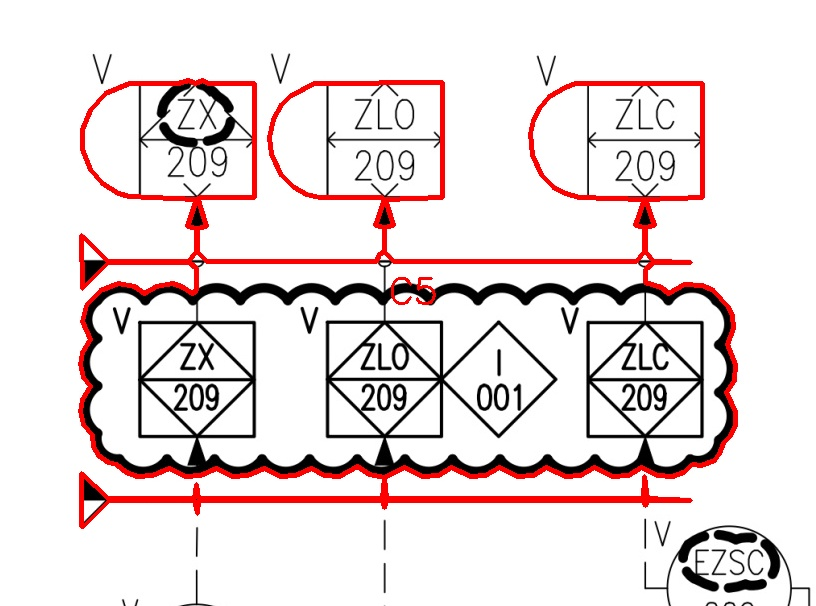
#> input picture step2c_cloud_editor/test_c5_crop_8000.jpg, 816 x 606 px
$ python stage_visualizer.py --image ../step2c_cloud_editor/test_c5_crop_8000.jpg
#> lines starting #> are read from the running program, lines starting #| are printed output that depends on the picture; after the words box and inside, x2 and y2 are one past the last pixel; in counts of white or black regions, pixels touching at a corner belong together
#> (reads output2/step5a_candidates.json from the repository)
#!/usr/bin/env python3
"""
stage_visualizer.py — Per-stage annotated images + hand-off JSON
================================================================
CDCI P&ID Pipeline — visual artefacts for the review UI.

For each stage we emit TWO images plus the JSON the next step consumes:

  Stage 5A  detection       → 5a_detection.jpg          (every detected tag)
  Stage SOW detect          → sow_detected.jpg          (colour by SOW status)
            filter applied   → sow_filtered.jpg          (DO-NOT-USE removed)
  Stage DUP detect          → dup_detected.jpg          (duplicates flagged,
                                                          NOT removed — links
                                                          each dup to its primary)
            filter applied   → dup_filtered.jpg          (primaries only)

The "detected" image always shows everything, colour-coded. The "filtered"
image is what the user sees after clicking the filter button. JSON artefacts
mirror each image so the next stage / UI can drive off data, not pixels.

Usage
-----
  python stages/stage_visualizer.py \
      --candidates output/step5a_candidates.json \
      --deduped    output/step5d_deduped.json \
      --sow        output/sow_symbol_memory.json \
      --image      input_drawing.jpg \
      --out        output/stages/
"""
import argparse
import json
import re
from pathlib import Path

import cv2

# ── Colours (BGR) ──────────────────────────────────────────────────────────────
C_PLAIN     = (0, 150, 0)        # generic detection — green
C_IN_SCOPE  = (0, 170, 0)        # SOW IN_SCOPE      — green
C_OUT_SCOPE = (0, 0, 230)        # SOW OUT_OF_SCOPE  — red
C_UNSPEC    = (150, 150, 150)    # SOW UNSPECIFIED   — grey
C_PRIMARY   = (0, 170, 0)        # dedup PRIMARY     — green
C_DUP       = (200, 0, 200)      # dedup DUPLICATE   — magenta
C_LINK      = (255, 180, 0)      # link dup → primary

OVERVIEW_W = 2600


# ═══════════════════════════════════════════════════════════════════════════════
# SOW classification (mirrors step5a_candidate_extraction.apply_sow_filter)
# ═══════════════════════════════════════════════════════════════════════════════

def apply_sow_filter(symbol_name: str, sow_memory: dict) -> str:
    """Return IN_SCOPE | OUT_OF_SCOPE | UNSPECIFIED for a symbol name."""
    if not sow_memory:
        return "UNSPECIFIED"
    blocked = {n.upper() for n in sow_memory.get("blocked_names", [])}
    allowed = {n.upper() for n in sow_memory.get("allowed_names", [])}
    sym = re.sub(r'\s+', ' ', (symbol_name or "").strip().upper())
    if not sym:
        return "UNSPECIFIED"
    if sym in blocked:
        return "OUT_OF_SCOPE"
    if sym in allowed:
        return "IN_SCOPE"
    q = set(sym.split())
    for names, status in [(blocked, "OUT_OF_SCOPE"), (allowed, "IN_SCOPE")]:
        for name in names:
            nw = set(name.split())
            if nw and len(q & nw) / max(len(q), len(nw), 1) >= 0.6:
                return status
    return "UNSPECIFIED"


# ═══════════════════════════════════════════════════════════════════════════════
# Drawing helpers
# ═══════════════════════════════════════════════════════════════════════════════

def _box(c: dict) -> dict:
    return c.get("tag_bbox") or c.get("symbol_bbox") or {}


def _center(b: dict):
    return (int((b.get("x1", 0) + b.get("x2", 0)) / 2),
            int((b.get("y1", 0) + b.get("y2", 0)) / 2))


def _legend(img, items, W):
    """Draw a legend panel top-left. items = [(label, color), ...]."""
    pad, lh, sw = 18, 46, 60
    panel_w = 760
    panel_h = pad * 2 + lh * len(items)
    cv2.rectangle(img, (0, 0), (panel_w, panel_h), (255, 255, 255), -1)
    cv2.rectangle(img, (0, 0), (panel_w, panel_h), (0, 0, 0), 2)
    y = pad
    for label, color in items:
        cv2.rectangle(img, (pad, y + 6), (pad + sw, y + lh - 10), color, -1)
        cv2.putText(img, label, (pad + sw + 16, y + lh - 16),
                    cv2.FONT_HERSHEY_SIMPLEX, 0.9, (0, 0, 0), 2)
        y += lh


def render(image_path, candidates, color_fn, out_stub, legend_items,
           links=None, title=""):
    """Draw boxes (colour from color_fn) + optional dup→primary links, save
    full-res and a downscaled overview. Returns (fullres_path, overview_path)."""
#> called with out_stub = 'output/stages/5a_detection', title = '5A detection'
    img = cv2.imread(image_path)
#> img is the input picture: shape (606, 816, 3); mean B, G, R 223, 223, 234.4
    H, W = img.shape[:2]
#> H = 606; W = 816

    if links:
        for (ca, cb) in links:
            cv2.line(img, _center(_box(ca)), _center(_box(cb)), C_LINK, 2)

    drawn = 0
    for c in candidates:
        b = _box(c)
        x1, y1, x2, y2 = b.get("x1", 0), b.get("y1", 0), b.get("x2", 0), b.get("y2", 0)
        if x2 <= x1 or y2 <= y1:
            continue
        col = color_fn(c)
        if col is None:
            continue
        cv2.rectangle(img, (x1, y1), (x2, y2), col, 4)
        cv2.putText(img, str(c.get("tag_text", ""))[:16], (x1, max(y1 - 8, 14)),
                    cv2.FONT_HERSHEY_SIMPLEX, 1.0, col, 3)
        drawn += 1
#> img: shape (606, 816, 3); 10.26% of pixels changed, all inside (x1, y1, x2, y2) = (274, 38, 816, 606)
#> after the loop, drawn = 189

    _legend(img, legend_items + [(f"{title}: {drawn} shown", (0, 0, 0))], W)
#> after the loop in _legend, `for label, color in items:`:
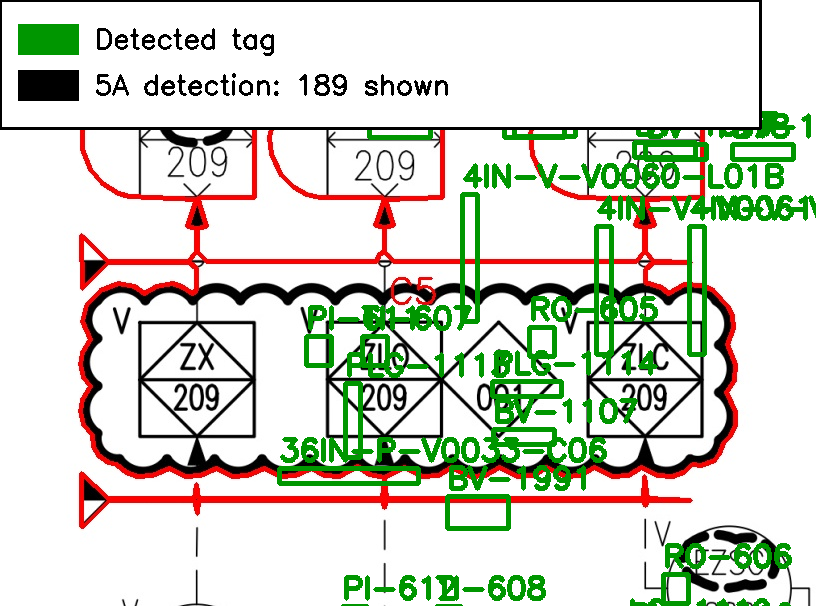
#> img: shape (606, 816, 3); mean B, G, R 202.8, 215.3, 211.9
#> after the loop in _legend, `for label, color in items:`: y = 110

    full = f"{out_stub}.jpg"
    cv2.imwrite(full, img, [cv2.IMWRITE_JPEG_QUALITY, 88])
    s = OVERVIEW_W / W
#> s = 3.19
    ov = cv2.resize(img, (OVERVIEW_W, int(H * s)))
    overview = f"{out_stub}_overview.jpg"
    cv2.imwrite(overview, ov, [cv2.IMWRITE_JPEG_QUALITY, 90])
    return full, overview, drawn


# ═══════════════════════════════════════════════════════════════════════════════
# Main
# ═══════════════════════════════════════════════════════════════════════════════

def main():
    ap = argparse.ArgumentParser(description="Per-stage annotated images + JSON")
    ap.add_argument("--candidates", default="output/step5a_candidates.json")
    ap.add_argument("--deduped",    default="output/step5d_deduped.json")
    ap.add_argument("--sow",        default="output/sow_symbol_memory.json")
    ap.add_argument("--image",      default="input_drawing.jpg")
    ap.add_argument("--out",        default="output/stages")
    args = ap.parse_args()

    out = Path(args.out)
    out.mkdir(parents=True, exist_ok=True)

    candidates = json.load(open(args.candidates)).get("candidates", [])
    sow_mem = json.load(open(args.sow)) if Path(args.sow).exists() else {}
    manifest = {"stages": []}

    # ── Stage 5A — detection ──────────────────────────────────────────────────
    f, o, n = render(args.image, candidates, lambda c: C_PLAIN,
                     str(out / "5a_detection"),
                     [("Detected tag", C_PLAIN)], title="5A detection")
#> f = 'output/stages/5a_detection.jpg'; o = 'output/stages/5a_detection_overview.jpg'; n = 189
    manifest["stages"].append({"stage": "5A_detection", "image": f,
                               "overview": o, "count": n,
                               "json": args.candidates})
    print(f"[5A]  detection           {n:4d} tags  → {f}")
#| [5A]  detection            189 tags  → output/stages/5a_detection.jpg

    # ── Stage SOW — classify, detect, filter ──────────────────────────────────
    sow_counts = {"IN_SCOPE": 0, "OUT_OF_SCOPE": 0, "UNSPECIFIED": 0}
    for c in candidates:
        st = apply_sow_filter(c.get("symbol_name", ""), sow_mem)
        c["sow_status"] = st
        sow_counts[st] += 1

    sow_json = str(out / "sow_candidates.json")
    json.dump({"sow_summary": sow_counts, "candidates": candidates},
              open(sow_json, "w"), indent=2)

    def sow_color(c):
        return {"IN_SCOPE": C_IN_SCOPE, "OUT_OF_SCOPE": C_OUT_SCOPE,
                "UNSPECIFIED": C_UNSPEC}[c["sow_status"]]

    f, o, n = render(args.image, candidates, sow_color,
                     str(out / "sow_detected"),
                     [("In scope (USE)", C_IN_SCOPE),
                      ("Out of scope (DO NOT USE)", C_OUT_SCOPE),
                      ("Unspecified", C_UNSPEC)], title="SOW detected")
#> call 2 of render, with out_stub = 'output/stages/sow_detected', title = 'SOW detected'
#> after the loop in render (call 2), `for c in candidates:`:
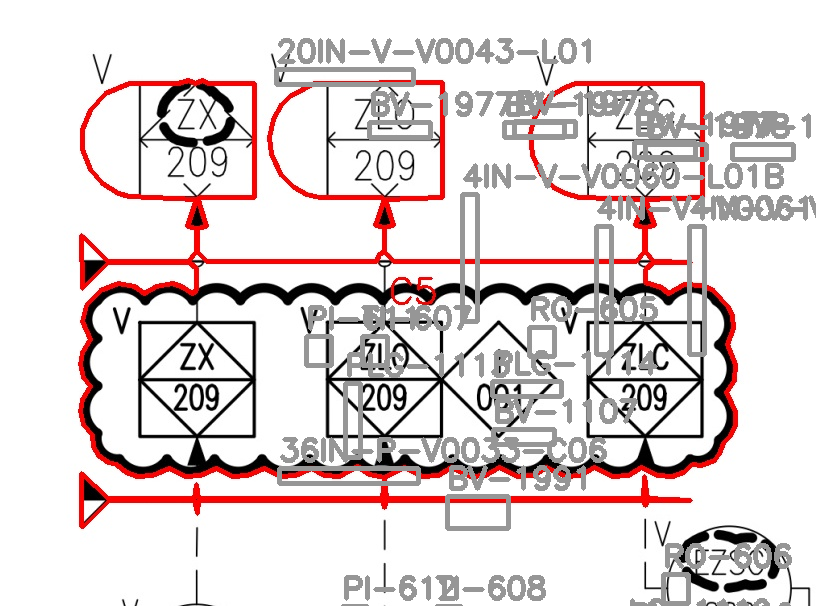
#> img: shape (606, 816, 3); 10.25% of pixels changed, all inside (x1, y1, x2, y2) = (274, 38, 816, 606)
#> call 2 of _legend, with W = 816
#> after the loop in _legend (call 2), `for label, color in items:`:
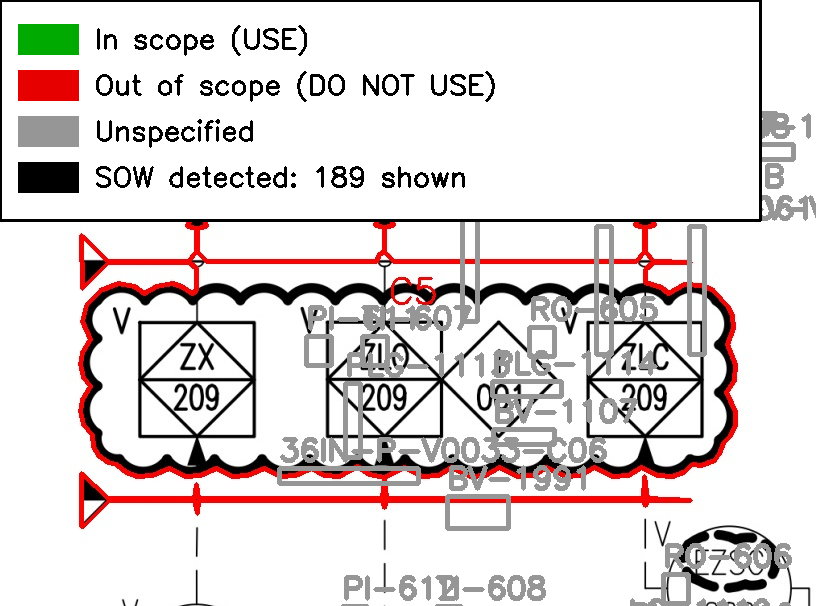
#> img: shape (606, 816, 3); mean B, G, R 216.5, 217.2, 224.5
#> after the loop in _legend (call 2), `for label, color in items:`: y = 202
#> f = 'output/stages/sow_detected.jpg'; o = 'output/stages/sow_detected_overview.jpg'
    manifest["stages"].append({"stage": "SOW_detected", "image": f, "overview": o,
                               "count": n, "json": sow_json,
                               "summary": sow_counts})
    print(f"[SOW] detected            {n:4d} tags  "
          f"(IN={sow_counts['IN_SCOPE']} OUT={sow_counts['OUT_OF_SCOPE']} "
          f"UNSPEC={sow_counts['UNSPECIFIED']})  → {f}")
#| [SOW] detected             189 tags  (IN=0 OUT=0 UNSPEC=189)  → output/stages/sow_detected.jpg

    # filter = drop OUT_OF_SCOPE (the DO-NOT-USE symbols); keep the rest
    kept = [c for c in candidates if c["sow_status"] != "OUT_OF_SCOPE"]
    sow_filt_json = str(out / "sow_filtered_candidates.json")
    json.dump({"removed_out_of_scope": sow_counts["OUT_OF_SCOPE"],
               "kept": len(kept), "candidates": kept},
              open(sow_filt_json, "w"), indent=2)
    f, o, n = render(args.image, kept, sow_color, str(out / "sow_filtered"),
                     [("In scope (USE)", C_IN_SCOPE), ("Unspecified", C_UNSPEC)],
                     title="SOW filtered")
#> call 3 of _legend, with W = 816
#> after the loop in _legend (call 3), `for label, color in items:`:
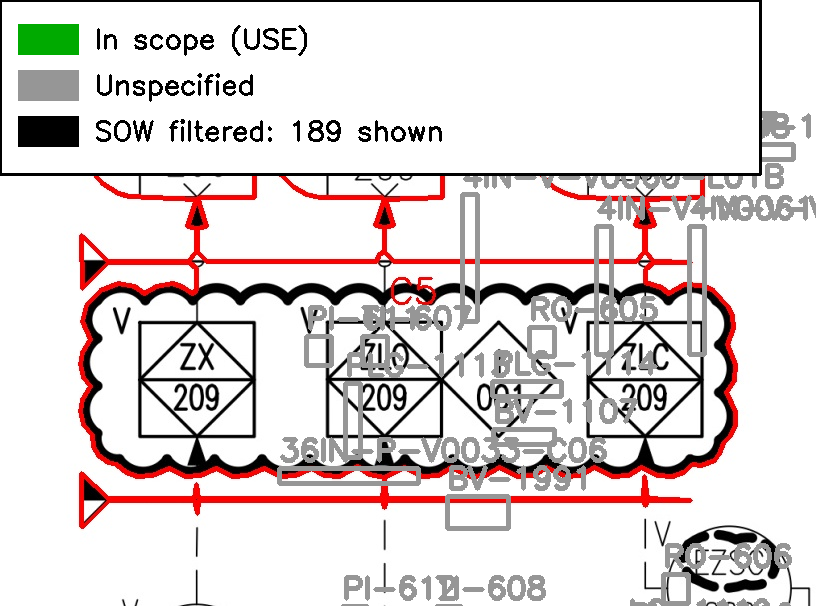
#> img: shape (606, 816, 3); mean B, G, R 216.2, 216.9, 224.7
#> after the loop in _legend (call 3), `for label, color in items:`: y = 156
#> f = 'output/stages/sow_filtered.jpg'; o = 'output/stages/sow_filtered_overview.jpg'
    manifest["stages"].append({"stage": "SOW_filtered", "image": f, "overview": o,
                               "count": n, "json": sow_filt_json})
    print(f"[SOW] filtered            {n:4d} tags  "
          f"(removed {sow_counts['OUT_OF_SCOPE']} DO-NOT-USE)  → {f}")
#| [SOW] filtered             189 tags  (removed 0 DO-NOT-USE)  → output/stages/sow_filtered.jpg

    # ── Stage DUP — detect (don't remove) then filter ─────────────────────────
    records = json.load(open(args.deduped)).get("all_records", [])
#> (reads output/step5d_deduped.json from the repository)
    by_id = {r.get("candidate_id"): r for r in records}
    n_primary = sum(1 for r in records if r.get("duplicate_status") == "PRIMARY")
    n_dup = sum(1 for r in records if r.get("duplicate_status") == "DISCARDED")

    # links from each duplicate to the primary it belongs to
    links = []
    for r in records:
        if r.get("duplicate_status") == "DISCARDED" and r.get("merged_into") in by_id:
            links.append((r, by_id[r["merged_into"]]))

    def dup_color(c):
        return C_DUP if c.get("duplicate_status") == "DISCARDED" else C_PRIMARY

    f, o, n = render(args.image, records, dup_color, str(out / "dup_detected"),
                     [("Primary tag", C_PRIMARY),
                      ("Duplicate (kept, flagged)", C_DUP),
                      ("dup -> primary link", C_LINK)],
                     links=links, title="DUP detected")
#> call 4 of _legend, with W = 816
#> after the loop in _legend (call 4), `for label, color in items:`:
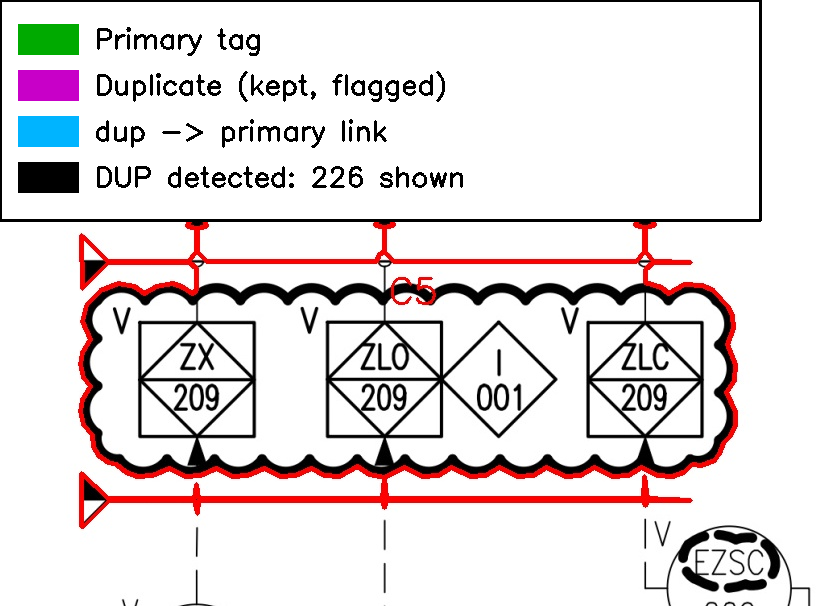
#> img: shape (606, 816, 3); mean B, G, R 221.6, 221.2, 228.1
#> after the loop in _legend (call 4), `for label, color in items:`: y = 202
#> f = 'output/stages/dup_detected.jpg'; o = 'output/stages/dup_detected_overview.jpg'; n = 226
    manifest["stages"].append({"stage": "DUP_detected", "image": f, "overview": o,
                               "count": n, "json": args.deduped,
                               "primary": n_primary, "duplicates": n_dup})
    print(f"[DUP] detected            {n:4d} tags  "
          f"(PRIMARY={n_primary} DUPLICATE={n_dup})  → {f}")
#| [DUP] detected             226 tags  (PRIMARY=209 DUPLICATE=17)  → output/stages/dup_detected.jpg

    primaries = [r for r in records if r.get("duplicate_status") == "PRIMARY"]
    f, o, n = render(args.image, primaries, lambda c: C_PRIMARY,
                     str(out / "dup_filtered"),
                     [("Primary tag (deduplicated)", C_PRIMARY)],
                     title="DUP filtered")
#> after the loop in render (call 5), `for c in candidates:`: drawn = 209
#> after the loop in _legend (call 5), `for label, color in items:`:
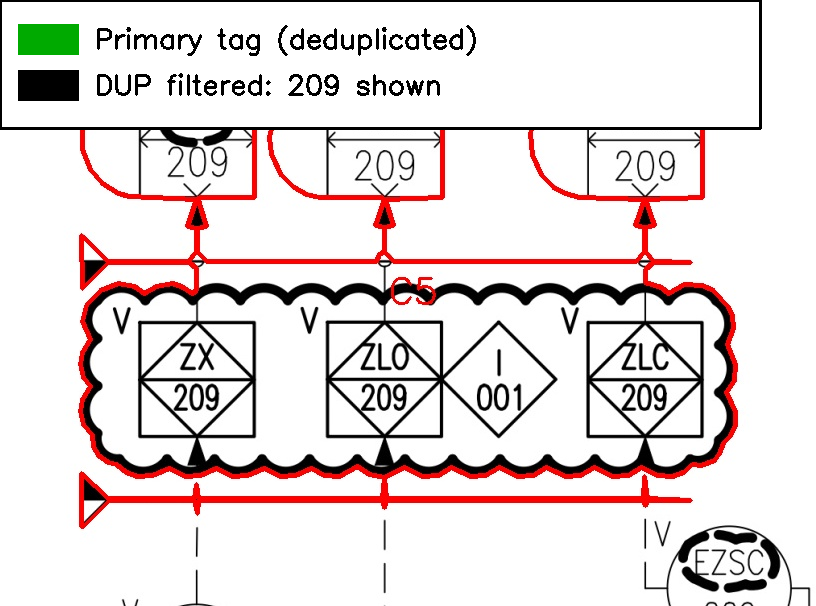
#> img: shape (606, 816, 3); mean B, G, R 219.3, 220, 229.1
#> after the loop in _legend (call 5), `for label, color in items:`: y = 110
#> in render (call 5), `ov = cv2.resize(img, (OVERVIEW_W, int(H * s)))`:
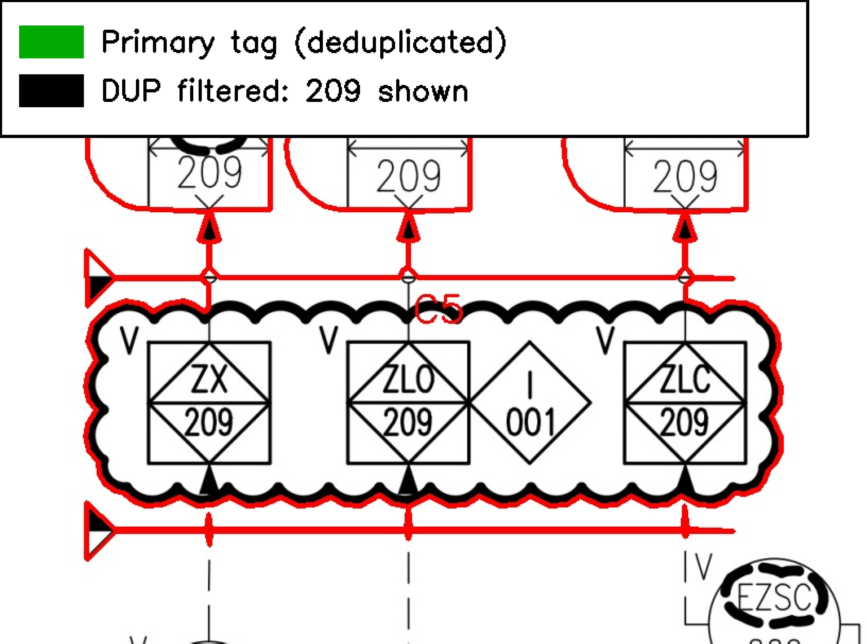
#> ov: shape (1930, 2600, 3) (shown at 1/3 size); mean B, G, R 219.3, 220, 229.1
#> f = 'output/stages/dup_filtered.jpg'; o = 'output/stages/dup_filtered_overview.jpg'; n = 209
    manifest["stages"].append({"stage": "DUP_filtered", "image": f, "overview": o,
                               "count": n,
                               "json": "output/step5_final_output.json"})
    print(f"[DUP] filtered            {n:4d} tags  (duplicates hidden)  → {f}")
#| [DUP] filtered             209 tags  (duplicates hidden)  → output/stages/dup_filtered.jpg

    json.dump(manifest, open(out / "manifest.json", "w"), indent=2)
    print(f"\nManifest → {out / 'manifest.json'}")


if __name__ == "__main__":
    main()
